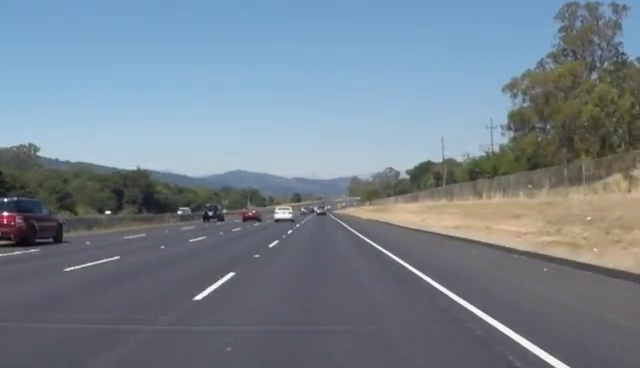
#> input picture frame 21 of data/video.mp4, 640 x 368 px
$ python video_metrics.py   (older library calls are emulated)
#> lines starting #> are read from the running program, lines starting #| are printed output that depends on the picture; after the words box and inside, x2 and y2 are one past the last pixel; in counts of white or black regions, pixels touching at a corner belong together
#> in main, frame is the input picture: shape (368, 640, 3); mean B, G, R 142.4, 130.7, 117.7
### src/autodrive_lane/perception/feature_scene.py
from dataclasses import dataclass

import cv2
import numpy as np

from autodrive_lane.config import PreprocessConfig, SceneGuardConfig


@dataclass
class SceneCondition:
    """场景质量分析结果。"""

    label: str
    brightness: float
    contrast: float
    glare_ratio: float
    edge_density: float
    reasons: list[str]


def analyze_scene_condition(frame_bgr: np.ndarray, cfg: SceneGuardConfig) -> SceneCondition:
    """识别夜晚/逆光/雨天等高风险场景。"""
    gray = cv2.cvtColor(frame_bgr, cv2.COLOR_BGR2GRAY)
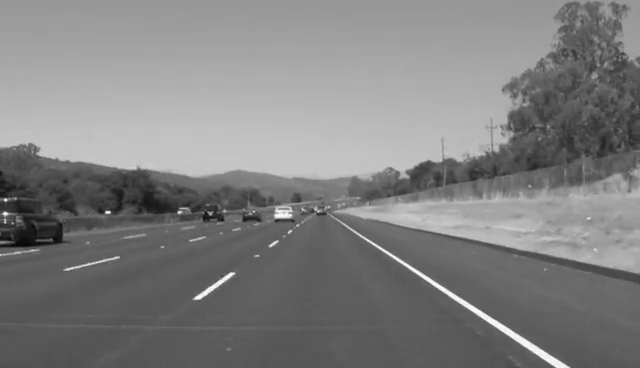
#> gray: shape (368, 640); min 6, max 255, mean 128.1

    brightness = float(np.mean(gray))
#> brightness = 128.1
    contrast = float(np.std(gray))
#> contrast = 43.18

    hsv = cv2.cvtColor(frame_bgr, cv2.COLOR_BGR2HSV)
#> hsv: shape (368, 640, 3); mean H, S, V 95.3, 54.7, 148.1
    v_channel = hsv[:, :, 2]
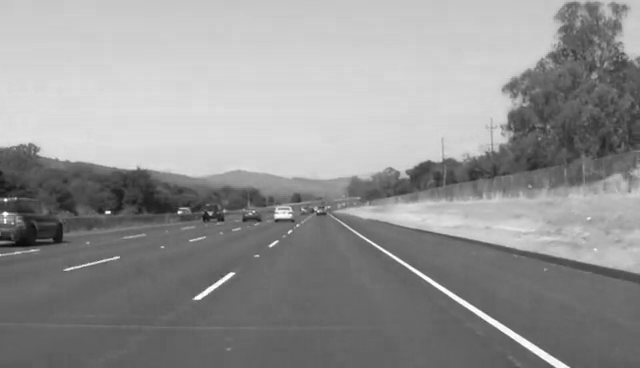
#> v_channel: shape (368, 640); min 10, max 255, mean 148.1
    glare_ratio = float(np.mean(v_channel > 245))
#> glare_ratio = 0.00232

    edges = cv2.Canny(gray, 80, 180)
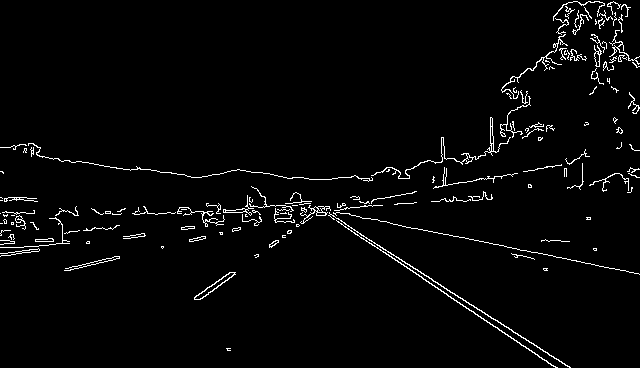
#> edges: shape (368, 640); 2.7% white in thin lines or dots
    edge_density = float(np.mean(edges > 0))
#> edge_density = 0.0272

    reasons: list[str] = []
    is_night = brightness < cfg.night_brightness and contrast < cfg.night_contrast
#> is_night = False
    is_backlight = glare_ratio > cfg.backlight_glare_ratio and contrast < cfg.backlight_contrast
#> is_backlight = False
    is_rain_like = edge_density > cfg.rain_edge_density and contrast < cfg.rain_contrast
#> is_rain_like = False

    label = "normal"
    if is_night:
        label = "night"
        reasons.append("low_brightness")
    if is_backlight:
        label = "backlight"
        reasons.append("strong_glare")
    if is_rain_like and label == "normal":
        label = "rain"
        reasons.append("dense_noisy_edges")

    return SceneCondition(
        label=label,
        brightness=brightness,
        contrast=contrast,
        glare_ratio=glare_ratio,
        edge_density=edge_density,
        reasons=reasons,
    )


def preprocess_lane_binary(frame_bgr: np.ndarray, cfg: PreprocessConfig, scene_label: str) -> np.ndarray:
    """按场景自适应预处理，输出车道候选二值图。"""
#> called with scene_label = 'normal'
    canny_low = cfg.canny_low
    canny_high = cfg.canny_high
    white_l_thresh = cfg.white_l_thresh
    morph_kernel = cfg.morph_kernel

    working = frame_bgr
    if scene_label == "night":
        canny_low = max(20, int(cfg.canny_low * 0.65))
        canny_high = max(canny_low + 20, int(cfg.canny_high * 0.75))
        white_l_thresh = max(120, cfg.white_l_thresh - 40)
    elif scene_label == "backlight":
        white_l_thresh = max(150, cfg.white_l_thresh - 25)
        lab = cv2.cvtColor(frame_bgr, cv2.COLOR_BGR2LAB)
        l_channel, a_channel, b_channel = cv2.split(lab)
        clahe = cv2.createCLAHE(clipLimit=2.0, tileGridSize=(8, 8))
        l_channel = clahe.apply(l_channel)
        working = cv2.cvtColor(cv2.merge([l_channel, a_channel, b_channel]), cv2.COLOR_LAB2BGR)
    elif scene_label == "rain":
        canny_low = int(cfg.canny_low * 1.15)
        canny_high = int(cfg.canny_high * 1.2)
        morph_kernel = max(7, cfg.morph_kernel)

    blurred = cv2.GaussianBlur(working, (cfg.gaussian_ksize, cfg.gaussian_ksize), 0)

    hls = cv2.cvtColor(blurred, cv2.COLOR_BGR2HLS)
#> hls: shape (368, 640, 3); mean of channels 0, 1, 2 95.3, 130.2, 55.7
    hsv = cv2.cvtColor(blurred, cv2.COLOR_BGR2HSV)
#> hsv: shape (368, 640, 3); mean H, S, V 95.4, 54.5, 148.1
    gray = cv2.cvtColor(blurred, cv2.COLOR_BGR2GRAY)

    l_channel = hls[:, :, 1]
    s_channel = hls[:, :, 2]
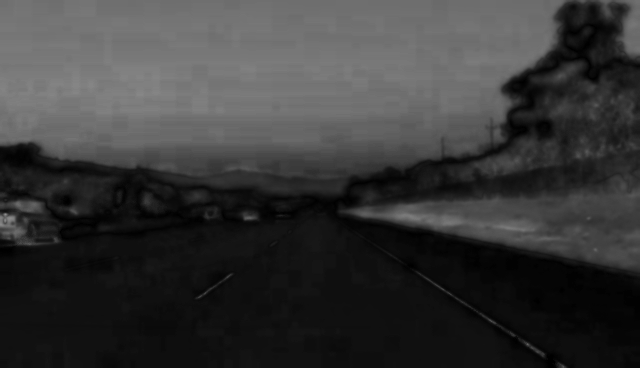
#> s_channel: shape (368, 640); min 0, max 140, mean 55.7
    white_mask = (l_channel >= white_l_thresh) & (s_channel <= 200)
#> white_mask: shape (368, 640) bool; 8.5% white; 17 white regions (8 under 20 px), largest, box (x1, y1, x2, y2) and area: (0, 112, 441, 178) 18411, (372, 243, 568, 368) 984, (195, 273, 234, 299) 162

    yellow_mask = cv2.inRange(
        hsv,
        np.array(cfg.yellow_hsv_low, dtype=np.uint8),
        np.array(cfg.yellow_hsv_high, dtype=np.uint8),
    ) > 0
#> yellow_mask: shape (368, 640) bool; 6.3% white; 42 white regions (30 under 20 px), largest, box (x1, y1, x2, y2) and area: (361, 155, 640, 256) 9475, (544, 78, 640, 132) 2488, (479, 138, 562, 178) 1592

    sobel_x = cv2.Sobel(gray, cv2.CV_64F, 1, 0, ksize=cfg.sobel_ksize)
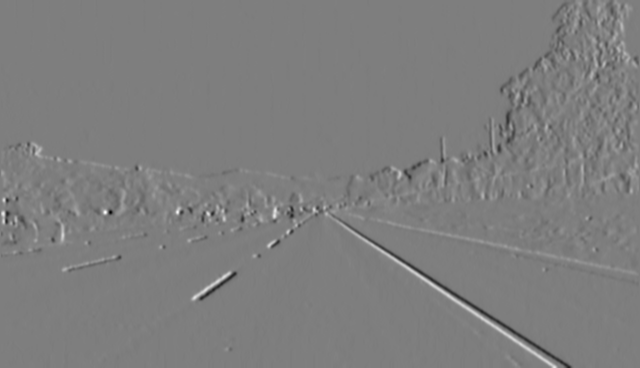
#> sobel_x: shape (368, 640) float64; min -315, max 321, mean 0.1; drawn with min black and max white
    abs_sobel = np.absolute(sobel_x)
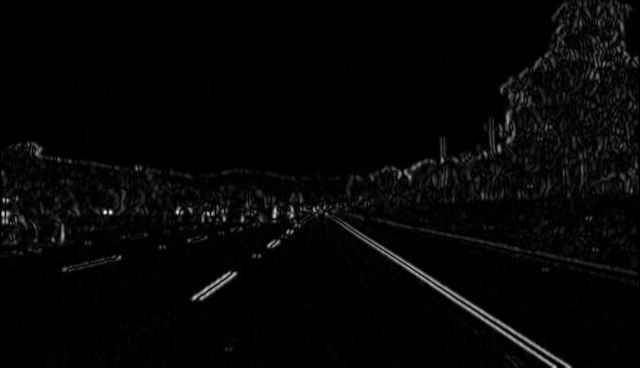
#> abs_sobel: shape (368, 640) float64; min 0, max 321, mean 7.7; drawn with min black and max white
    max_val = np.max(abs_sobel)
#> max_val = 321
    if max_val < 1e-6:
        scaled = np.zeros_like(abs_sobel, dtype=np.uint8)
    else:
        scaled = np.uint8(255 * abs_sobel / max_val)

    grad_mask = (scaled >= cfg.grad_thresh[0]) & (scaled <= cfg.grad_thresh[1])
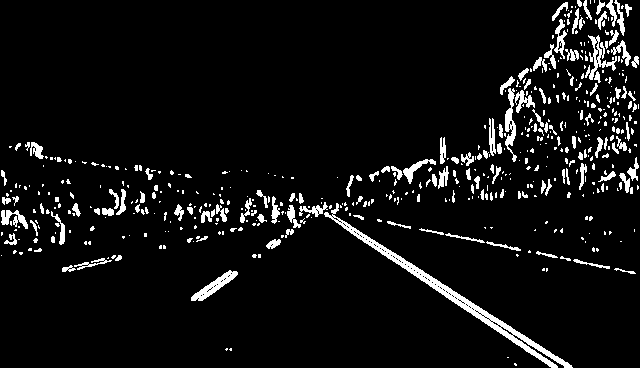
#> grad_mask: shape (368, 640) bool; 6.4% white; 534 white regions (383 under 20 px), largest, box (x1, y1, x2, y2) and area: (324, 203, 573, 368) 2446, (191, 270, 238, 301) 459, (585, 35, 617, 80) 424
    canny = cv2.Canny(gray, canny_low, canny_high) > 0
#> canny: shape (368, 640) bool; 2.2% white in thin lines or dots

    binary = np.zeros_like(gray, dtype=np.uint8)
    binary[(white_mask | yellow_mask | grad_mask | canny)] = 255

    kernel = np.ones((morph_kernel, morph_kernel), dtype=np.uint8)
    binary = cv2.morphologyEx(binary, cv2.MORPH_CLOSE, kernel)
    binary = cv2.morphologyEx(binary, cv2.MORPH_OPEN, kernel)
    return binary


def should_degrade_mode(
    scene: SceneCondition,
    segment_count: int,
    left_curve_found: bool,
    right_curve_found: bool,
    cfg: SceneGuardConfig,
) -> tuple[bool, list[str]]:
    """根据场景风险和模型稳定性决定是否降级。"""
    reasons: list[str] = []

    if scene.label != "normal":
        reasons.append(f"scene_{scene.label}")
    if not left_curve_found or not right_curve_found:
        reasons.append("lane_model_missing")
    if scene.label != "normal" and segment_count < cfg.min_segment_for_confident:
        reasons.append("low_feature_support")

    return len(reasons) > 0, reasons

### src/autodrive_lane/perception/lane_pipeline.py
from dataclasses import dataclass, field
from typing import Any, Dict, Optional, Tuple

import numpy as np

from autodrive_lane.calibration import CameraModel
from autodrive_lane.config import PipelineConfig
from autodrive_lane.geometry import (
    build_default_ipm,
    curvature_radius_xz,
    fit_centerline_ground_poly,
    intersection,
    lane_width_m_from_ground,
    lane_width_px,
    lateral_offset_from_ground,
    line_from_slope_intercept,
    warp,
)
from autodrive_lane.perception.feature_scene import (
    analyze_scene_condition,
    preprocess_lane_binary,
    should_degrade_mode,
)
from autodrive_lane.perception.lane_change_fsm import LaneChangeDecision, LaneChangeStateMachine
from autodrive_lane.perception.lane_modeling import (
    apply_roi_mask,
    build_roi_polygon,
    curve_to_line_model,
    detect_segments,
    evaluate_curve_x,
    fit_lane_curve_model,
    robust_fit_line_model,
    sample_curve_points,
    shift_curve,
    split_left_right,
)
from autodrive_lane.perception.overlay_renderer import render_overlay_frame
from autodrive_lane.perception.temporal_smoother import LaneTemporalSmoother


@dataclass
class LaneFrameResult:
    """单帧输出结果。"""

    frame_index: int
    input_frame: np.ndarray
    overlay_frame: np.ndarray
    binary_mask: np.ndarray
    roi_masked: np.ndarray
    bev_mask: np.ndarray
    roi_polygon: np.ndarray
    left_model: Optional[Tuple[float, float]]
    right_model: Optional[Tuple[float, float]]
    left_points: Optional[np.ndarray]
    right_points: Optional[np.ndarray]
    vanishing_point: Optional[Tuple[float, float]]
    lane_width_px: Optional[float]
    lane_width_m: Optional[float]
    curvature_m: Optional[float]
    offset_m: Optional[float]
    lane_change_state: str
    lane_change_confidence: float
    scene_label: str
    degraded: bool
    degradation_reasons: list[str] = field(default_factory=list)
    debug: Dict[str, Any] = field(default_factory=dict)


class LaneGeometryPipeline:
    """车道几何主流水线（重构版）。"""

    def __init__(self, config: Optional[PipelineConfig] = None):
        self.cfg = config if config is not None else PipelineConfig()

        self.camera_model = CameraModel.from_calibration_path(
            calibration_path=self.cfg.camera.calibration_path,
            camera_height_m=self.cfg.camera.camera_height_m,
            pitch_deg=self.cfg.camera.pitch_deg,
            yaw_deg=self.cfg.camera.yaw_deg,
            roll_deg=self.cfg.camera.roll_deg,
            fallback_fov_deg=self.cfg.camera.fallback_fov_deg,
        )
        self.temporal = LaneTemporalSmoother(self.cfg.temporal)
        self.lane_change_fsm = LaneChangeStateMachine(self.cfg.lane_change_fsm)

    def process(self, frame_bgr: np.ndarray, frame_index: int = 0) -> LaneFrameResult:
        # 1) 相机去畸变
        working_frame = self.camera_model.undistort(frame_bgr) if self.cfg.camera.enable_undistort else frame_bgr

        # 2) 场景识别 + 自适应预处理
        scene = analyze_scene_condition(working_frame, self.cfg.scene_guard)
        binary = preprocess_lane_binary(working_frame, self.cfg.preprocess, scene_label=scene.label)
#> binary: shape (368, 640); 23.4% white; 28 white regions, largest, box (x1, y1, x2, y2) and area: (0, 0, 640, 255) 46492, (342, 222, 572, 368) 2572, (264, 193, 348, 228) 1462
#> (the rest of the program and of its run is left out)
